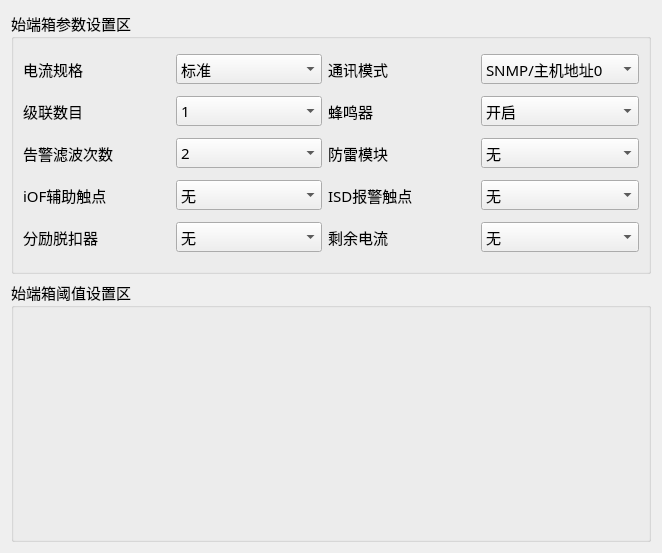
<?xml version="1.0" encoding="UTF-8"?>
<ui version="4.0">
 <class>Set_IpWid</class>
 <widget class="QWidget" name="Set_IpWid">
  <property name="geometry">
   <rect>
    <x>0</x>
    <y>0</y>
    <width>662</width>
    <height>553</height>
   </rect>
  </property>
  <property name="windowTitle">
   <string>Form</string>
  </property>
  <layout class="QVBoxLayout" name="verticalLayout">
   <item>
    <widget class="QGroupBox" name="groupBox_2">
     <property name="font">
      <font>
       <family>微软雅黑</family>
       <pointsize>11</pointsize>
      </font>
     </property>
     <property name="title">
      <string>始端箱参数设置区</string>
     </property>
     <layout class="QGridLayout" name="gridLayout">
      <item row="0" column="0">
       <widget class="QLabel" name="label_12">
        <property name="text">
         <string>电流规格</string>
        </property>
        <property name="alignment">
         <set>Qt::AlignLeading|Qt::AlignLeft|Qt::AlignVCenter</set>
        </property>
       </widget>
      </item>
      <item row="0" column="1">
       <widget class="QComboBox" name="curTypeBox">
        <property name="minimumSize">
         <size>
          <width>120</width>
          <height>30</height>
         </size>
        </property>
        <item>
         <property name="text">
          <string>标准</string>
         </property>
        </item>
        <item>
         <property name="text">
          <string>250 A</string>
         </property>
        </item>
        <item>
         <property name="text">
          <string>400 A</string>
         </property>
        </item>
        <item>
         <property name="text">
          <string>600 A</string>
         </property>
        </item>
        <item>
         <property name="text">
          <string>800 A</string>
         </property>
        </item>
       </widget>
      </item>
      <item row="0" column="2">
       <widget class="QLabel" name="label_4">
        <property name="text">
         <string>通讯模式</string>
        </property>
        <property name="alignment">
         <set>Qt::AlignLeading|Qt::AlignLeft|Qt::AlignVCenter</set>
        </property>
       </widget>
      </item>
      <item row="0" column="3">
       <widget class="QComboBox" name="modeBox">
        <property name="minimumSize">
         <size>
          <width>120</width>
          <height>30</height>
         </size>
        </property>
        <item>
         <property name="text">
          <string>SNMP/主机地址0</string>
         </property>
        </item>
        <item>
         <property name="text">
          <string>Modbus/主机地址1</string>
         </property>
        </item>
       </widget>
      </item>
      <item row="1" column="0">
       <widget class="QLabel" name="label_7">
        <property name="text">
         <string>级联数目</string>
        </property>
        <property name="alignment">
         <set>Qt::AlignLeading|Qt::AlignLeft|Qt::AlignVCenter</set>
        </property>
       </widget>
      </item>
      <item row="1" column="1">
       <widget class="QComboBox" name="numBox">
        <property name="minimumSize">
         <size>
          <width>120</width>
          <height>30</height>
         </size>
        </property>
        <item>
         <property name="text">
          <string>1</string>
         </property>
        </item>
        <item>
         <property name="text">
          <string>2</string>
         </property>
        </item>
        <item>
         <property name="text">
          <string>3</string>
         </property>
        </item>
        <item>
         <property name="text">
          <string>4</string>
         </property>
        </item>
        <item>
         <property name="text">
          <string>5</string>
         </property>
        </item>
        <item>
         <property name="text">
          <string>6</string>
         </property>
        </item>
        <item>
         <property name="text">
          <string>7</string>
         </property>
        </item>
        <item>
         <property name="text">
          <string>8</string>
         </property>
        </item>
        <item>
         <property name="text">
          <string>9</string>
         </property>
        </item>
        <item>
         <property name="text">
          <string>10</string>
         </property>
        </item>
        <item>
         <property name="text">
          <string>11</string>
         </property>
        </item>
        <item>
         <property name="text">
          <string>12</string>
         </property>
        </item>
        <item>
         <property name="text">
          <string>13</string>
         </property>
        </item>
        <item>
         <property name="text">
          <string>14</string>
         </property>
        </item>
        <item>
         <property name="text">
          <string>15</string>
         </property>
        </item>
        <item>
         <property name="text">
          <string>16</string>
         </property>
        </item>
        <item>
         <property name="text">
          <string>17</string>
         </property>
        </item>
        <item>
         <property name="text">
          <string>18</string>
         </property>
        </item>
        <item>
         <property name="text">
          <string>19</string>
         </property>
        </item>
        <item>
         <property name="text">
          <string>20</string>
         </property>
        </item>
       </widget>
      </item>
      <item row="1" column="2">
       <widget class="QLabel" name="label_2">
        <property name="text">
         <string>蜂鸣器</string>
        </property>
        <property name="alignment">
         <set>Qt::AlignLeading|Qt::AlignLeft|Qt::AlignVCenter</set>
        </property>
       </widget>
      </item>
      <item row="1" column="3">
       <widget class="QComboBox" name="buzzerBox">
        <property name="minimumSize">
         <size>
          <width>120</width>
          <height>30</height>
         </size>
        </property>
        <item>
         <property name="text">
          <string>开启</string>
         </property>
        </item>
        <item>
         <property name="text">
          <string>关闭</string>
         </property>
        </item>
       </widget>
      </item>
      <item row="2" column="0">
       <widget class="QLabel" name="label_8">
        <property name="text">
         <string>告警滤波次数</string>
        </property>
        <property name="alignment">
         <set>Qt::AlignLeading|Qt::AlignLeft|Qt::AlignVCenter</set>
        </property>
       </widget>
      </item>
      <item row="2" column="1">
       <widget class="QComboBox" name="filterBox">
        <property name="minimumSize">
         <size>
          <width>120</width>
          <height>30</height>
         </size>
        </property>
        <item>
         <property name="text">
          <string>2</string>
         </property>
        </item>
        <item>
         <property name="text">
          <string>3</string>
         </property>
        </item>
        <item>
         <property name="text">
          <string>4</string>
         </property>
        </item>
        <item>
         <property name="text">
          <string>5</string>
         </property>
        </item>
       </widget>
      </item>
      <item row="2" column="2">
       <widget class="QLabel" name="label_3">
        <property name="text">
         <string>防雷模块</string>
        </property>
        <property name="alignment">
         <set>Qt::AlignLeading|Qt::AlignLeft|Qt::AlignVCenter</set>
        </property>
       </widget>
      </item>
      <item row="2" column="3">
       <widget class="QComboBox" name="lightningBox">
        <property name="minimumSize">
         <size>
          <width>120</width>
          <height>30</height>
         </size>
        </property>
        <item>
         <property name="text">
          <string>无</string>
         </property>
        </item>
        <item>
         <property name="text">
          <string>配有</string>
         </property>
        </item>
       </widget>
      </item>
      <item row="3" column="0">
       <widget class="QLabel" name="label_11">
        <property name="text">
         <string>iOF辅助触点</string>
        </property>
        <property name="alignment">
         <set>Qt::AlignLeading|Qt::AlignLeft|Qt::AlignVCenter</set>
        </property>
       </widget>
      </item>
      <item row="3" column="1">
       <widget class="QComboBox" name="iOFBox">
        <property name="minimumSize">
         <size>
          <width>120</width>
          <height>30</height>
         </size>
        </property>
        <item>
         <property name="text">
          <string>无</string>
         </property>
        </item>
        <item>
         <property name="text">
          <string>配有</string>
         </property>
        </item>
       </widget>
      </item>
      <item row="3" column="2">
       <widget class="QLabel" name="label_9">
        <property name="text">
         <string>ISD报警触点</string>
        </property>
        <property name="alignment">
         <set>Qt::AlignLeading|Qt::AlignLeft|Qt::AlignVCenter</set>
        </property>
       </widget>
      </item>
      <item row="3" column="3">
       <widget class="QComboBox" name="ISDBox">
        <property name="minimumSize">
         <size>
          <width>120</width>
          <height>30</height>
         </size>
        </property>
        <item>
         <property name="text">
          <string>无</string>
         </property>
        </item>
        <item>
         <property name="text">
          <string>配有</string>
         </property>
        </item>
       </widget>
      </item>
      <item row="4" column="0">
       <widget class="QLabel" name="label_13">
        <property name="text">
         <string>分励脱扣器</string>
        </property>
        <property name="alignment">
         <set>Qt::AlignLeading|Qt::AlignLeft|Qt::AlignVCenter</set>
        </property>
       </widget>
      </item>
      <item row="4" column="1">
       <widget class="QComboBox" name="shuntBox">
        <property name="minimumSize">
         <size>
          <width>120</width>
          <height>30</height>
         </size>
        </property>
        <item>
         <property name="text">
          <string>无</string>
         </property>
        </item>
        <item>
         <property name="text">
          <string>配有</string>
         </property>
        </item>
       </widget>
      </item>
      <item row="4" column="2">
       <widget class="QLabel" name="label_14">
        <property name="text">
         <string>剩余电流</string>
        </property>
        <property name="alignment">
         <set>Qt::AlignLeading|Qt::AlignLeft|Qt::AlignVCenter</set>
        </property>
       </widget>
      </item>
      <item row="4" column="3">
       <widget class="QComboBox" name="residualBox">
        <property name="minimumSize">
         <size>
          <width>120</width>
          <height>30</height>
         </size>
        </property>
        <item>
         <property name="text">
          <string>无</string>
         </property>
        </item>
        <item>
         <property name="text">
          <string>配有</string>
         </property>
        </item>
       </widget>
      </item>
     </layout>
    </widget>
   </item>
   <item>
    <widget class="QGroupBox" name="groupBox">
     <property name="minimumSize">
      <size>
       <width>420</width>
       <height>0</height>
      </size>
     </property>
     <property name="font">
      <font>
       <family>微软雅黑</family>
       <pointsize>11</pointsize>
      </font>
     </property>
     <property name="title">
      <string>始端箱阈值设置区</string>
     </property>
    </widget>
   </item>
  </layout>
 </widget>
 <resources/>
 <connections/>
</ui>
